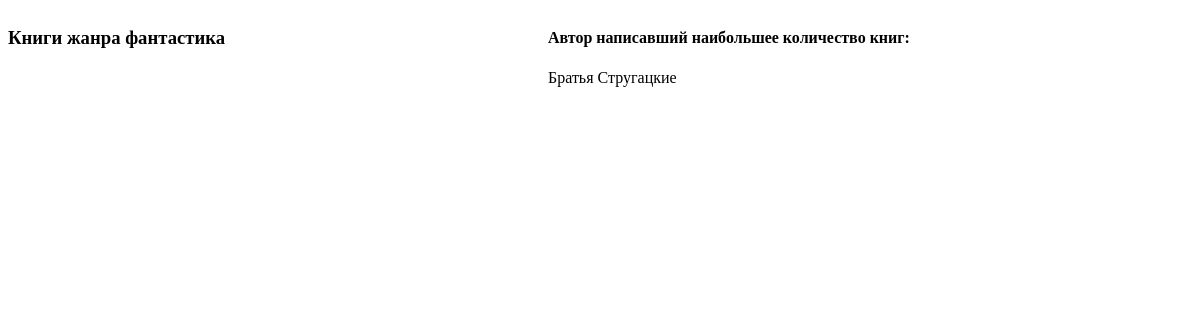
Before: / with the older database file.
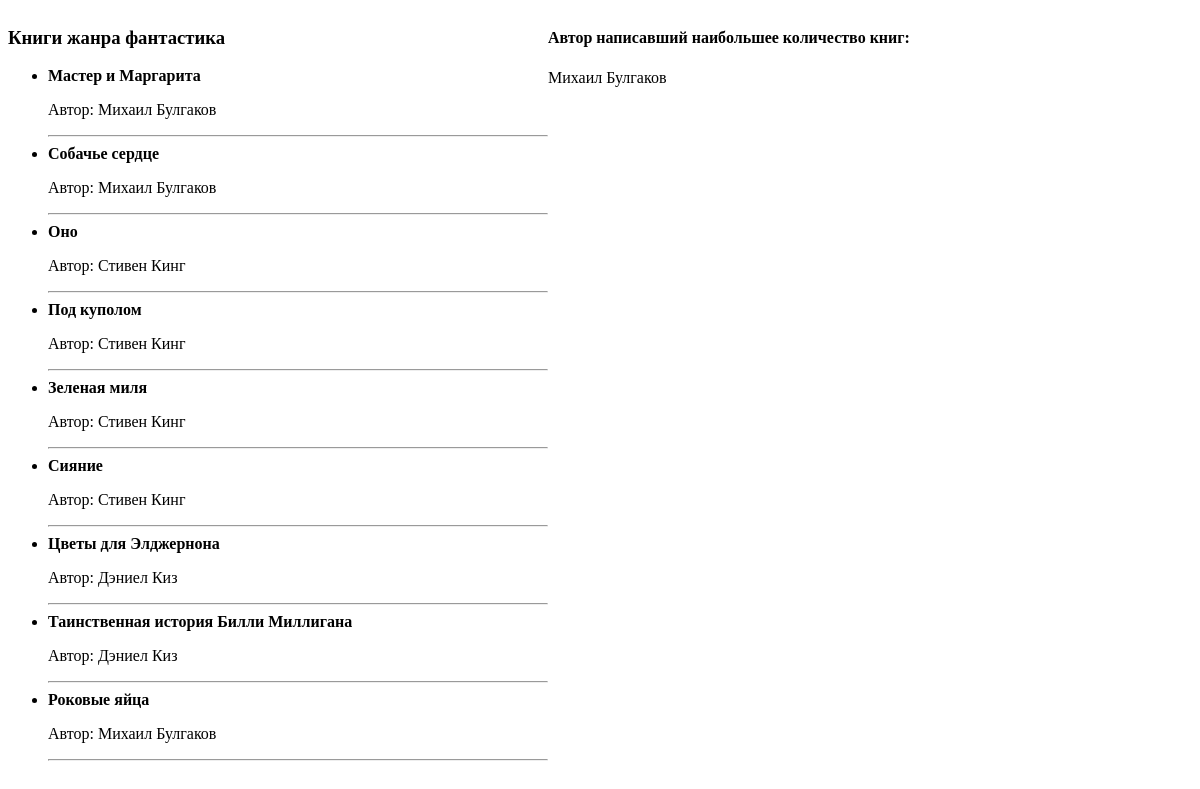
After: the same page with the newer database file.
### tables this page shows
CREATE TABLE `autor` (
  `id` int(11) NOT NULL,
  `name` varchar(255) DEFAULT NULL
);

CREATE TABLE `book` (
  `id` int(11) NOT NULL,
  `title` varchar(255) DEFAULT NULL,
  `ISBN` varchar(255) DEFAULT NULL,
  `page_quantity` int(11) DEFAULT NULL,
  `data` date NOT NULL
);

### mainController.php (called while the page is built)
<?php
$params = require_once 'params.php';
$connect = mysqli_connect($params['host'],
                          $params['user'],
                          $params['password'],
                          $params['db_name']);
mysqli_set_charset($connect, 'utf8');
$query1 = "SELECT b.title, a.name
        FROM book b
        INNER JOIN book_id_autor_id ba
        ON b.id=ba.book_id
        INNER JOIN autor a
        ON ba.autor_id=a.id
        INNER JOIN book_id_genre_id bg
        ON bg.book_id = b.id
        INNER JOIN genre g
        ON bg.genre_id = g.id
        WHERE g.title='фантастика'";
$books = mysqli_query($connect, $query1);
while($row = mysqli_fetch_array($books)){
        $arrBooks[]=$row;
    }
$query2="SELECT * FROM autor WHERE id=( "
        . "SELECT autor_id "
        . "FROM book_id_autor_id "
        . "GROUP BY autor_id "
        . "ORDER BY count(book_id) "
        . "DESC LIMIT 1)";
$result = mysqli_query($connect, $query2);
$maxAutor= mysqli_fetch_array($result);

### index.php (the view, shortened to what this page needs)
<!DOCTYPE html>
<html>
<head>
    <link rel="stylesheet" href="style.css">
</head>
<body>
    <?php require_once 'mainController.php';?>
    <div id="bookListContent">
        <h3>Книги жанра фантастика</h3>
        <ul>
        <?php foreach($arrBooks as $val):?>
            <li><strong><?= $val['title']?></strong><p>Автор: <?=$val['name']?></p></li>
            <hr>
        <?php endforeach;?>
        </ul>
    </div>
        <div id="maxAutor">
            <h4>Автор написавший наибольшее количество книг:</h4><p><?=$maxAutor['name']?></p>
        </div>
</body>
</html>

### style.css (style rules this page uses)
ul { width:500px; }
#bookListContent { float:left; }
#maxAutor { float:left; }

Changed rows visible on the page:
no longer on this page (row edited): autor: name "Братья Стругацкие"
now on this page (row edited): book: title "Мастер и Маргарита", autor.name "Михаил Булгаков"
now on this page (row edited): book: title "Собачье сердце", autor.name "Михаил Булгаков"
now on this page (row edited): book: title "Оно", autor.name "Стивен Кинг"
now on this page (row edited): book: title "Под куполом", autor.name "Стивен Кинг"
now on this page (row edited): book: title "Зеленая миля", autor.name "Стивен Кинг"
now on this page (row edited): book: title "Сияние", autor.name "Стивен Кинг"
now on this page (row edited): book: title "Цветы для Элджернона", autor.name "Дэниел Киз"
now on this page (row edited): book: title "Таинственная история Билли Миллигана", autor.name "Дэниел Киз"
added book: title "Роковые яйца", autor.name "Михаил Булгаков"
now on this page (row unchanged): autor: name "Михаил Булгаков"
